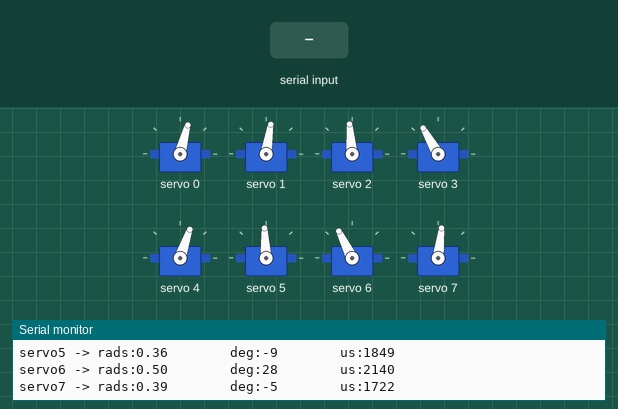
Recording of a sketch running on a simulated ESP32. Shown: 8 × servo, the last lines printed to the serial monitor. Inputs (shaded band) come from the test bench.

Above: at 1.7 s.
1.8 s: "1" received over Serial
At 2.07 s:
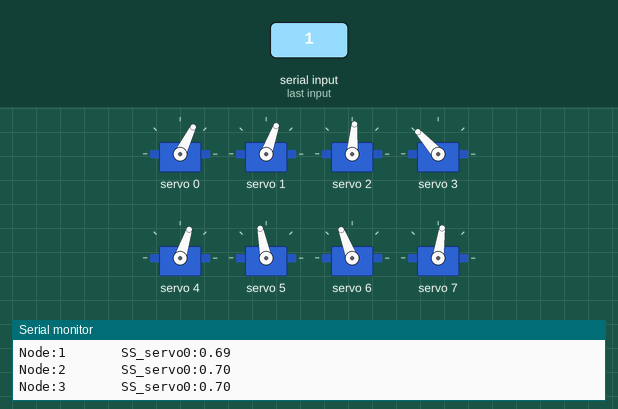
At 4.1 s:
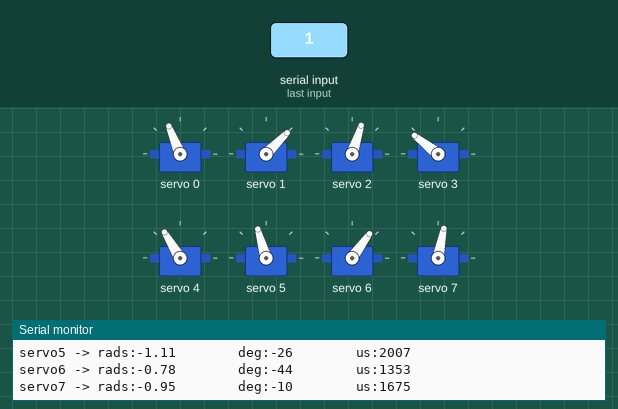
Timing chart, 0 to 5.6 s (numbered marks = the images above; inputs shaded):
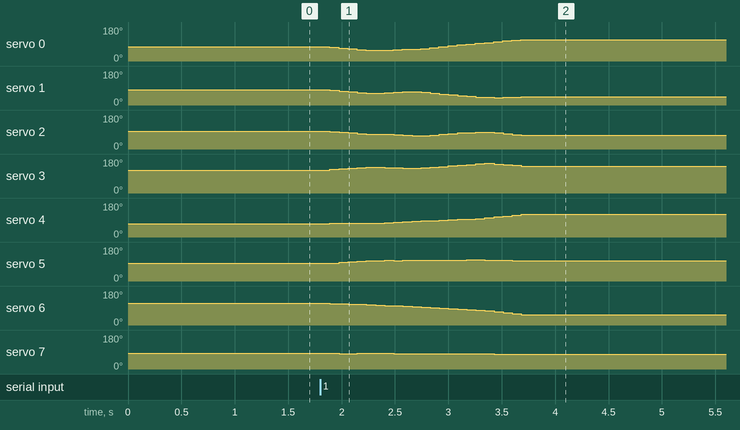

Measured:
- after the input at 1.8 s, servo 4: moves from 71° to 121° over 1.8 s, starting after 0.09 s; servo 6: moves from 116° to 54° over 1.8 s, starting after 0.09 s

The sketch:

two_foot_step_up.ino
```cpp
//Gait template
//FIRST STEP OF LEG 1 MODIFIED
#include <Wire.h>
#include <Adafruit_PWMServoDriver.h>

Adafruit_PWMServoDriver pca9685 = Adafruit_PWMServoDriver();

#define SERVO_FREQ 300
#define SER0 0 //Hip 1
#define SER1 1 //Knee 1
#define SER2 2 //Hip 2
#define SER3 3 //Knee 2
#define SER4 4 //Hip 3
#define SER5 5 //Knee 3
#define SER6 6 //Hip 4
#define SER7 7 //Knee 4

float SS_servo0[] = {0.43809059125326477, 0.5347242448472446, 0.6275816082043255, 0.7237486645112898, 0.8273063363308486, 0.8829668071477682, 0.8796646941831716, 0.8584535600809755, 0.8205152846654942, 0.7701204770304665, 0.7338952226742036, 0.6760825219600267, 0.557729004849347, 0.4357865512319069, 0.325115635858324, 0.22278378997990522, 0.12312249397097916, 0.02705251483583742, -0.08124108191387236, -0.19713145769652893, -0.2985264187656244, -0.374528355563241, -0.4479195470349835};
float SS_servo1[] = {0.6094743287096183, 0.7882708688041302, 0.9648998771126043, 1.1501779261588363, 1.3528356027833655, 1.5025141461229197, 1.4970827364886727, 1.4151017242295576, 1.3163947604574662, 1.169630655569422, 1.13513577433638, 1.1333437295099782, 1.1264872381035258, 1.1452115686978126, 1.1596859872709206, 1.1520469207456834, 1.1291406530194665, 1.1150424919227078, 1.0792171603093623, 0.9839242128263129, 0.8624330772367313, 0.727788503691907, 0.602873242538732};
float SS_servo2[] = {0.08483429220105529, -0.030263150401022572, -0.10785471549575044, -0.1810818215259342, -0.25258696297099437, -0.3165637995779213, -0.3629601510924033, -0.39928491006116384, -0.4336133884340132, -0.46905937526491126, -0.5223213940355664, -0.5239858613573188, -0.4522665576073039, -0.3720184895383532, -0.27032644925687616, -0.18472389692157426, -0.13199681186560933, -0.05850999920408238, -0.07089607628938642, -0.1868648688957495, -0.2925473126175545, -0.40969661307597044, -0.5011304620342718};
float SS_servo3[] = {0.6442384304939833, 0.6892556254466854, 0.6978000415538773, 0.7036822222433607, 0.7108730224988672, 0.6923351953238808, 0.6304358456453627, 0.5572617202286514, 0.48219918372862924, 0.39727832664241464, 0.3375915732033557, 0.3893374043679023, 0.5389046387746612, 0.7008562208767495, 0.8965386871690039, 1.0715530779550824, 1.196110724690571, 1.3683858688781614, 1.4191009477264762, 1.2250898672890709, 1.03591826424522, 0.834655450399355, 0.6360330463929894};
float SS_servo4[] = {0.523681377279936, 0.522764915473755, 0.5219830833584557, 0.5189809472092484, 0.5137947965628771, 0.49289860334034574, 0.46729468331635104, 0.4250736439987501, 0.3664773085749946, 0.3129349055351487, 0.26257948713764606, 0.21516285531878293, 0.1665863902517049, 0.11672090440374254, 0.06268631439066931, 0.009449495141722126, -0.042064503263489345, -0.10108726438227796, -0.1774776965520216, -0.28995426107796884, -0.41284967321829485, -0.5404989756163611, -0.6599374749694913};
float SS_servo5[] = {0.3619010599232435, 0.2836317456108356, 0.20800966856309538, 0.13967486427802858, 0.0822351348955497, 0.024336959669974276, -0.05259838775253564, -0.11869423194791993, -0.17030208987133158, -0.23532959524185174, -0.2911154708594988, -0.3438863897370787, -0.4036040645946542, -0.4609344379329103, -0.5119483882732726, -0.5716426293188513, -0.6459450284346976, -0.7048397497083542, -0.7766322634994623, -0.862169898299299, -0.9418440242136862, -1.021043227562779, -1.1069239851985087};
float SS_servo6[] = {0.4995436437561915, 0.4523571208998278, 0.42876897942561865, 0.40027831758185894, 0.3595237913077274, 0.31388473317594223, 0.2691289703008852, 0.2262110893302273, 0.18318479085648595, 0.13768361100715595, 0.09572160835194347, 0.04872173620786225, -0.011948368762353254, -0.07317850695522597, -0.13199851487525296, -0.1877324596348191, -0.2436604878041832, -0.3021582358364221, -0.3646253725731844, -0.4480722281521532, -0.5523984209791404, -0.671747370851127, -0.7807298263116552};
float SS_servo7[] = {0.3878038208810067, 0.35680520447679287, 0.3083553522520003, 0.2679238103886896, 0.2445356542101665, 0.21390957144266048, 0.16298434556697872, 0.10823473252851915, 0.05201354120054563, -0.013488906271746561, -0.07456621159865616, -0.12130660649476667, -0.16402025174474652, -0.20779091671438016, -0.25307537784274337, -0.3085871376810193, -0.3767420726959458, -0.4335399295079434, -0.5184431315826269, -0.6387742893048906, -0.7445403540929146, -0.8438876827771781, -0.948531016710603};

int node=0;
int first=0;
int input=2;
int end_time=0;
int time_step=80000; // WAS 200 000
int first_print=1;

// ------------------------Centers:--------------------------
int centre0=312;
int centre1=293;
int centre2=305;
int centre3=315;
int centre4=315;
int centre5=300;
int centre6=310;
int centre7=315;

// -------------------Joint configurations-------------------
int servo0=0;
int servo0_deg=0;
int servo1=0;
int servo1_deg=0;
int servo2=0;
int servo2_deg=0;
int servo3=0;
int servo3_deg=0;
int servo4=0;
int servo4_deg=0;
int servo5=0;
int servo5_deg=0;
int servo6=0;
int servo6_deg=0;
int servo7=0;
int servo7_deg=0;

void setup() {
  Serial.begin(115200);
  pca9685.begin();

  pca9685.setOscillatorFrequency(27000000); //Value between 24MHz and 27MHz, tuned for this setup
  pca9685.setPWMFreq(SERVO_FREQ);
  delay (500);

        servo0_deg=SS_servo0[0]/3.14159265*180;
        servo0=map(servo0_deg,-38,90,2200,1030);
        servo1_deg=SS_servo1[0]/3.14159265*180-servo0_deg;
        servo1=map(servo1_deg,-90,90,2600,950);
        servo2_deg=SS_servo2[0]/3.14159265*180;
        servo2=map(servo2_deg,-37,90,1500,2670);
        servo3_deg=SS_servo3[0]/3.14159265*180-servo2_deg;
        servo3=map(servo3_deg,-90,90,1100,2700);
        servo4_deg=SS_servo4[0]/3.14159265*180;
        servo4=map(servo4_deg,-90,38,2700,1500);
        servo5_deg=SS_servo5[0]/3.14159265*180-servo4_deg;
        servo5=map(servo5_deg,-90,90,2600,930);
        servo6_deg=SS_servo6[0]/3.14159265*180;
        servo6=map(servo6_deg,-90,38,850,2250);
        servo7_deg=SS_servo7[0]/3.14159265*180-servo6_deg;
        servo7=map(servo7_deg,-90,90,920,2620);

        pca9685.setPWM(SER0,0,servo0);
        pca9685.setPWM(SER1,0,servo1);
        pca9685.setPWM(SER2,0,servo2);
        pca9685.setPWM(SER3,0,servo3);
        pca9685.setPWM(SER4,0,servo4);
        pca9685.setPWM(SER5,0,servo5);
        pca9685.setPWM(SER6,0,servo6);
        pca9685.setPWM(SER7,0,servo7);

        Serial.print("Node:");
        Serial.println(node);
        Serial.print("servo0 -> rads:");
        Serial.print(SS_servo0[node]);
        Serial.print("        deg:");
        Serial.print(servo0_deg);
        Serial.print("        us:");
        Serial.println(servo0);
        Serial.print("servo1 -> rads:");
        Serial.print(SS_servo1[node]);
        Serial.print("        deg:");
        Serial.print(servo1_deg);
        Serial.print("        us:");
        Serial.println(servo1);
        Serial.print("servo2 -> rads:");
        Serial.print(SS_servo2[node]);
        Serial.print("        deg:");
        Serial.print(servo2_deg);
        Serial.print("        us:");
        Serial.println(servo2);
        Serial.print("servo3 -> rads:");
        Serial.print(SS_servo3[node]);
        Serial.print("        deg:");
        Serial.print(servo3_deg);
        Serial.print("        us:");
        Serial.println(servo3);
        Serial.print("servo4 -> rads:");
        Serial.print(SS_servo4[node]);
        Serial.print("        deg:");
        Serial.print(servo4_deg);
        Serial.print("        us:");
        Serial.println(servo4);
        Serial.print("servo5 -> rads:");
        Serial.print(SS_servo5[node]);
        Serial.print("        deg:");
        Serial.print(servo5_deg);
        Serial.print("        us:");
        Serial.println(servo5);
        Serial.print("servo6 -> rads:");
        Serial.print(SS_servo6[node]);
        Serial.print("        deg:");
        Serial.print(servo6_deg);
        Serial.print("        us:");
        Serial.println(servo6);
        Serial.print("servo7 -> rads:");
        Serial.print(SS_servo7[node]);
        Serial.print("        deg:");
        Serial.print(servo7_deg);
        Serial.print("        us:");
        Serial.println(servo7);

}

void loop()
{
  if(Serial.available()>0)
  {
    first=Serial.read();
    if(first=='1')
    {
      input=1;
    }
    if(first=='0')
    {
      input=0;
    }
  }
  if(input==1)
  {
      if(esp_timer_get_time()>=end_time)
      {
        servo0_deg=SS_servo0[node]/3.14159265*180;
        servo0=map(servo0_deg,-38,90,2200,1030);
        servo1_deg=SS_servo1[node]/3.14159265*180-servo0_deg;
        servo1=map(servo1_deg,-90,90,2600,950);
        servo2_deg=SS_servo2[node]/3.14159265*180;
        servo2=map(servo2_deg,-37,90,1500,2670);
        servo3_deg=SS_servo3[node]/3.14159265*180-servo2_deg;
        servo3=map(servo3_deg,-90,90,1100,2700);
        servo4_deg=SS_servo4[node]/3.14159265*180;
        servo4=map(servo4_deg,-90,38,2700,1500);
        servo5_deg=SS_servo5[node]/3.14159265*180-servo4_deg;
        servo5=map(servo5_deg,-90,90,2600,930);
        servo6_deg=SS_servo6[node]/3.14159265*180;
        servo6=map(servo6_deg,-90,38,850,2250);
        servo7_deg=SS_servo7[node]/3.14159265*180-servo6_deg;
        servo7=map(servo7_deg,-90,90,920,2620);

        pca9685.setPWM(SER0,0,servo0);
        pca9685.setPWM(SER1,0,servo1);
        pca9685.setPWM(SER2,0,servo2);
        pca9685.setPWM(SER3,0,servo3);
        pca9685.setPWM(SER4,0,servo4);
        pca9685.setPWM(SER5,0,servo5);
        pca9685.setPWM(SER6,0,servo6);
        pca9685.setPWM(SER7,0,servo7);

        Serial.print("Node:");
        Serial.print(node);
        Serial.print("       SS_servo0:");
        Serial.println(SS_servo3[node]);
        node+=1;
        if(node>=23)
           {
              input=0;
              node=22;
            }
         end_time=esp_timer_get_time()+time_step;
      }
   }

  if(input == 0)
  {
        servo0_deg=SS_servo0[node]/3.14159265*180;
        servo0=map(servo0_deg,-38,90,2200,1030);
        servo1_deg=SS_servo1[node]/3.14159265*180-servo0_deg;
        servo1=map(servo1_deg,-90,90,2600,950);
        servo2_deg=SS_servo2[node]/3.14159265*180;
        servo2=map(servo2_deg,-37,90,1500,2670);
        servo3_deg=SS_servo3[node]/3.14159265*180-servo2_deg;
        servo3=map(servo3_deg,-90,90,1100,2700);
        servo4_deg=SS_servo4[node]/3.14159265*180;
        servo4=map(servo4_deg,-90,38,2700,1500);
        servo5_deg=SS_servo5[node]/3.14159265*180-servo4_deg;
        servo5=map(servo5_deg,-90,90,2600,930);
        servo6_deg=SS_servo6[node]/3.14159265*180;
        servo6=map(servo6_deg,-90,38,850,2250);
        servo7_deg=SS_servo7[node]/3.14159265*180-servo6_deg;
        servo7=map(servo7_deg,-90,90,920,2620);

        pca9685.setPWM(SER0,0,servo0);
        pca9685.setPWM(SER1,0,servo1);
        pca9685.setPWM(SER2,0,servo2);
        pca9685.setPWM(SER3,0,servo3);
        pca9685.setPWM(SER4,0,servo4);
        pca9685.setPWM(SER5,0,servo5);
        pca9685.setPWM(SER6,0,servo6);
        pca9685.setPWM(SER7,0,servo7);

        if(first_print==1)
        {
        first_print=0;
        Serial.print("Node:");
        Serial.println(node);
        Serial.print("servo0 -> rads:");
        Serial.print(SS_servo0[node]);
        Serial.print("        deg:");
        Serial.print(servo0_deg);
        Serial.print("        us:");
        Serial.println(servo0);
        Serial.print("servo1 -> rads:");
        Serial.print(SS_servo1[node]);
        Serial.print("        deg:");
        Serial.print(servo1_deg);
        Serial.print("        us:");
        Serial.println(servo1);
        Serial.print("servo2 -> rads:");
        Serial.print(SS_servo2[node]);
        Serial.print("        deg:");
        Serial.print(servo2_deg);
        Serial.print("        us:");
        Serial.println(servo2);
        Serial.print("servo3 -> rads:");
        Serial.print(SS_servo3[node]);
        Serial.print("        deg:");
        Serial.print(servo3_deg);
        Serial.print("        us:");
        Serial.println(servo3);
        Serial.print("servo4 -> rads:");
        Serial.print(SS_servo4[node]);
        Serial.print("        deg:");
        Serial.print(servo4_deg);
        Serial.print("        us:");
        Serial.println(servo4);
        Serial.print("servo5 -> rads:");
        Serial.print(SS_servo5[node]);
        Serial.print("        deg:");
        Serial.print(servo5_deg);
        Serial.print("        us:");
        Serial.println(servo5);
        Serial.print("servo6 -> rads:");
        Serial.print(SS_servo6[node]);
        Serial.print("        deg:");
        Serial.print(servo6_deg);
        Serial.print("        us:");
        Serial.println(servo6);
        Serial.print("servo7 -> rads:");
        Serial.print(SS_servo7[node]);
        Serial.print("        deg:");
        Serial.print(servo7_deg);
        Serial.print("        us:");
        Serial.println(servo7);
        }

  }
}
```
